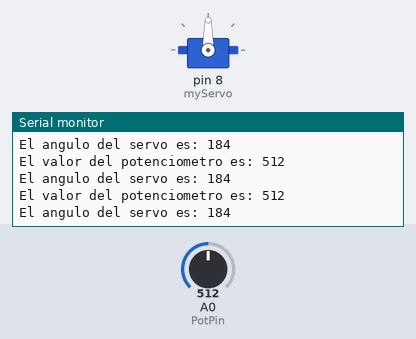
Bench run of a sketch on a simulated Arduino Uno, built with avr-gcc and run on an emulated ATmega328P. Shown: servo, the last lines printed to the serial monitor. The test bench sets the inputs (shaded band); at power-on: A0 (PotPin) = 512.

Above: at 1.2 s.
1.3 s: A0 (PotPin) set to 992
At 1.42 s:
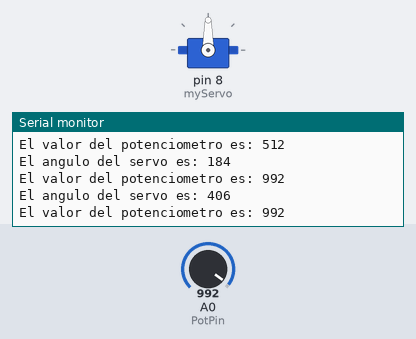
4.3 s: A0 (PotPin) set to 1012
At 4.34 s:
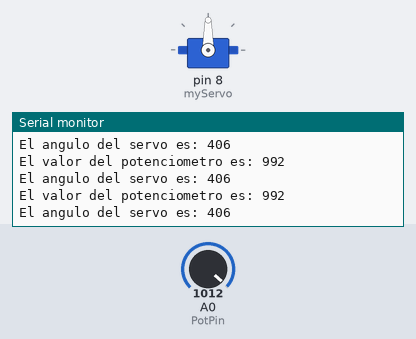
Timing chart, 0 to 7.3 s (numbered marks = the images above; inputs shaded):
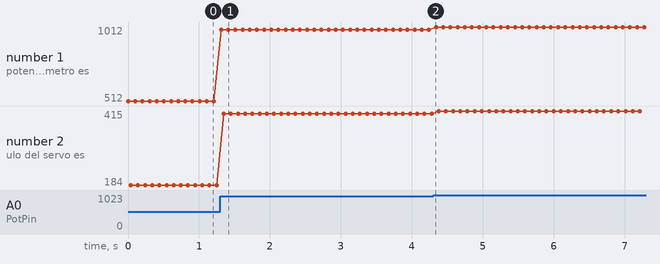

Measured:
- the behaviour switches between 999 and 1000 on A0 (PotPin) (found by bisection; images 1 and 2)
- after the input at 1.3 s, the serial monitor: prints a new line at once (image 1)
- plotted number 1: 512 → 992 after the input at 1.3 s, 992 → 1012 after the input at 4.3 s
- plotted number 2: 184 → 406 after the input at 1.3 s, 406 → 415 after the input at 4.3 s

The sketch:

DEMOSTRACION_SERVO_FEEDBACK.ino
```cpp
#include<Servo.h>  //Incluimos la libreria para manipulación de servomotores
Servo myServo;

int const PotPin=A0;  //Definimos el pin que vamos a usar

int PotVal;
int angle;

void setup(){
myServo.attach(8);
Serial.begin(9600);
}

void loop(){
PotVal=analogRead(PotPin);
angle=map(PotVal,112,502,0,180);  // Mapeamos el valor analógico del potenciometro (0-1023) a valor de angulo (0-180) (al estar limitado no se alcanza el valor 1023)
Serial.print("El valor del potenciometro es: ");Serial. println(PotVal);
Serial.print("El angulo del servo es: "); Serial.println(angle);
delay (100);

}
```
